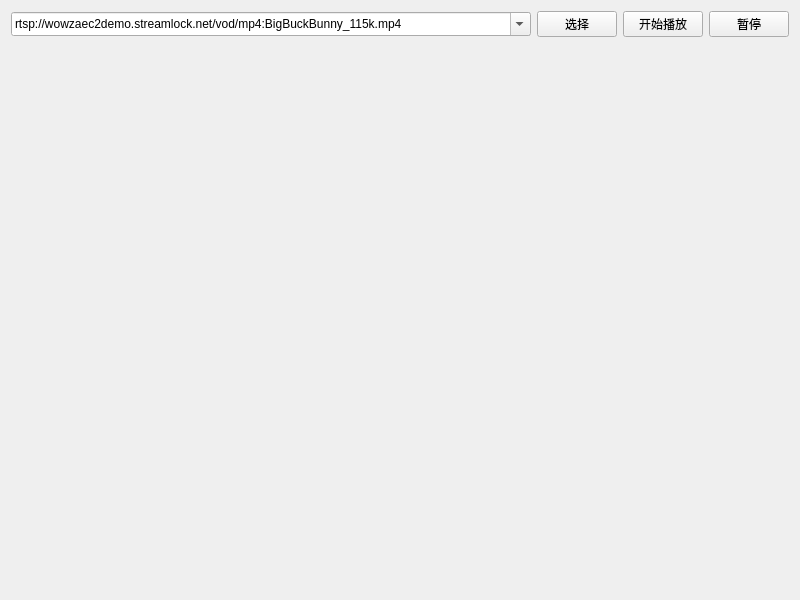
<?xml version="1.0" encoding="UTF-8"?>
<ui version="4.0">
 <class>Widget</class>
 <widget class="QWidget" name="Widget">
  <property name="geometry">
   <rect>
    <x>0</x>
    <y>0</y>
    <width>800</width>
    <height>600</height>
   </rect>
  </property>
  <property name="windowTitle">
   <string>Widget</string>
  </property>
  <layout class="QGridLayout" name="gridLayout">
   <item row="0" column="0">
    <widget class="QComboBox" name="com_url">
     <property name="editable">
      <bool>true</bool>
     </property>
     <property name="insertPolicy">
      <enum>QComboBox::InsertAtBottom</enum>
     </property>
     <property name="sizeAdjustPolicy">
      <enum>QComboBox::AdjustToMinimumContentsLengthWithIcon</enum>
     </property>
     <property name="duplicatesEnabled">
      <bool>false</bool>
     </property>
     <item>
      <property name="text">
       <string>rtsp://wowzaec2demo.streamlock.net/vod/mp4:BigBuckBunny_115k.mp4</string>
      </property>
     </item>
     <item>
      <property name="text">
       <string>rtmp://ns8.indexforce.com/home/mystream</string>
      </property>
     </item>
     <item>
      <property name="text">
       <string>rtmp://58.200.131.2:1935/livetv/cctv1</string>
      </property>
     </item>
     <item>
      <property name="text">
       <string>http://vfx.mtime.cn/Video/2019/02/04/mp4/190204084208765161.mp4</string>
      </property>
     </item>
     <item>
      <property name="text">
       <string>http://playertest.longtailvideo.com/adaptive/bipbop/gear4/prog_index.m3u8</string>
      </property>
     </item>
     <item>
      <property name="text">
       <string>http://clips.vorwaerts-gmbh.de/big_buck_bunny.mp4</string>
      </property>
     </item>
     <item>
      <property name="text">
       <string>http://vjs.zencdn.net/v/oceans.mp4</string>
      </property>
     </item>
     <item>
      <property name="text">
       <string>https://media.w3.org/2010/05/sintel/trailer.mp4</string>
      </property>
     </item>
     <item>
      <property name="text">
       <string>https://sf1-hscdn-tos.pstatp.com/obj/media-fe/xgplayer_doc_video/flv/xgplayer-demo-360p.flv</string>
      </property>
     </item>
    </widget>
   </item>
   <item row="0" column="1">
    <widget class="QPushButton" name="but_file">
     <property name="sizePolicy">
      <sizepolicy hsizetype="Fixed" vsizetype="Fixed">
       <horstretch>0</horstretch>
       <verstretch>0</verstretch>
      </sizepolicy>
     </property>
     <property name="text">
      <string>选择</string>
     </property>
    </widget>
   </item>
   <item row="0" column="2">
    <widget class="QPushButton" name="but_open">
     <property name="sizePolicy">
      <sizepolicy hsizetype="Fixed" vsizetype="Fixed">
       <horstretch>0</horstretch>
       <verstretch>0</verstretch>
      </sizepolicy>
     </property>
     <property name="text">
      <string>开始播放</string>
     </property>
    </widget>
   </item>
   <item row="0" column="3">
    <widget class="QPushButton" name="but_pause">
     <property name="sizePolicy">
      <sizepolicy hsizetype="Fixed" vsizetype="Fixed">
       <horstretch>0</horstretch>
       <verstretch>0</verstretch>
      </sizepolicy>
     </property>
     <property name="text">
      <string>暂停</string>
     </property>
    </widget>
   </item>
   <item row="1" column="0" colspan="4">
    <widget class="PlayImage" name="playImage" native="true"/>
   </item>
  </layout>
 </widget>
 <customwidgets>
  <customwidget>
   <class>PlayImage</class>
   <extends>QWidget</extends>
   <header>playimage.h</header>
   <container>1</container>
  </customwidget>
 </customwidgets>
 <resources/>
 <connections/>
</ui>
